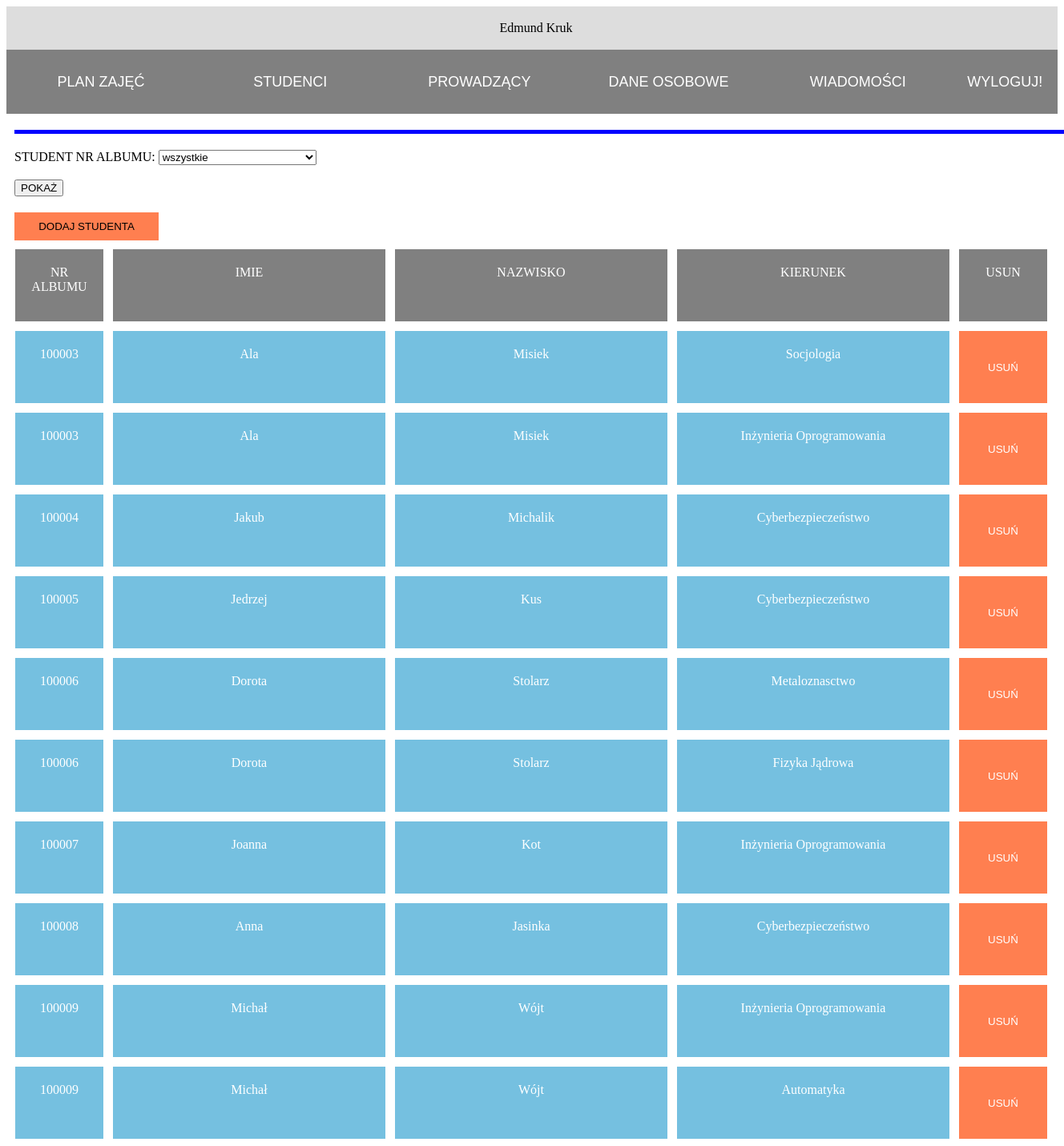
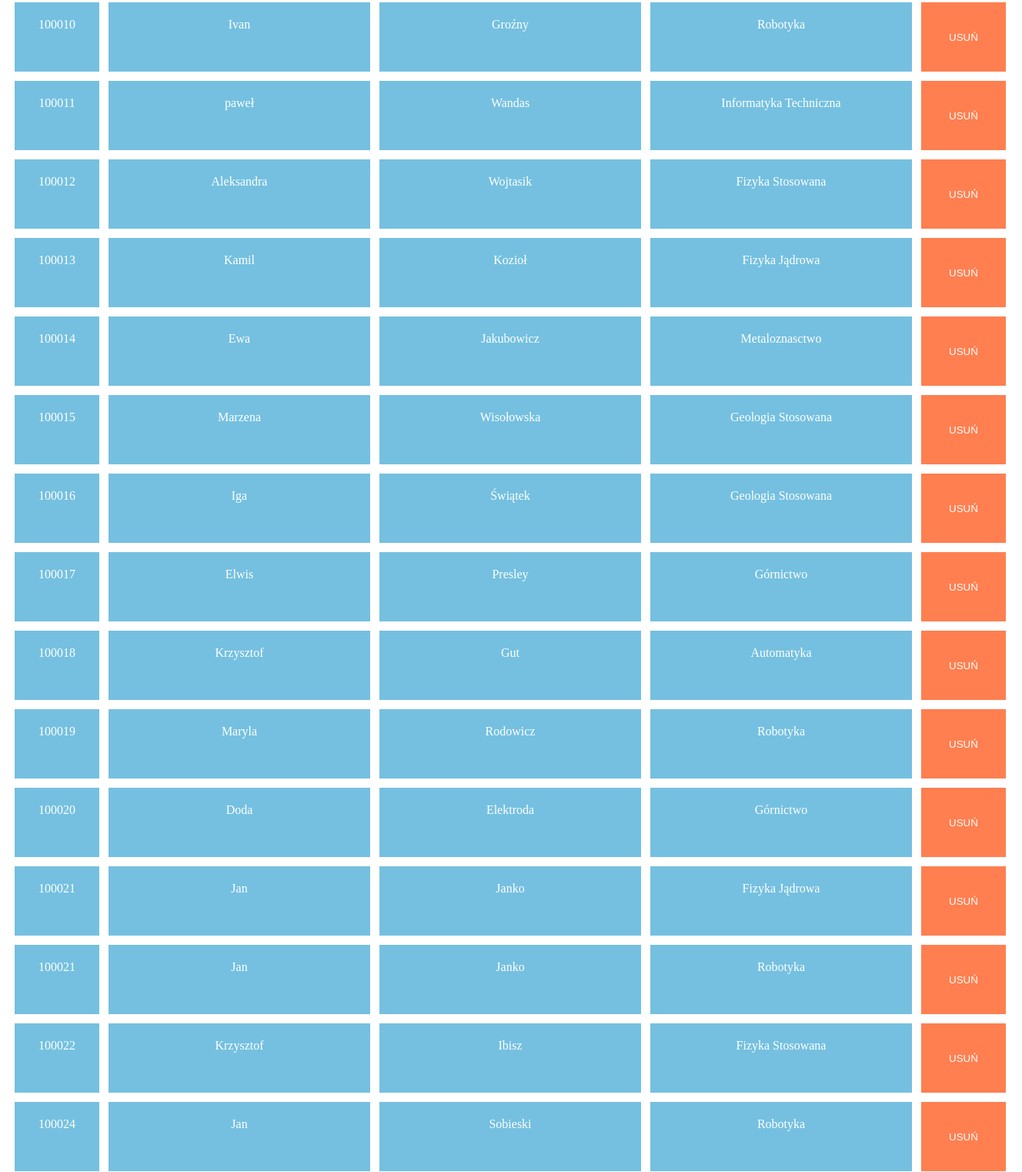
The app's page /dodajusun_student.php (signed in) with its own data (2 pictures, top to bottom).
### tables this page shows
CREATE TABLE `studenci` (
  `ID` int NOT NULL,
  `imie` varchar(40) NOT NULL,
  `nazwisko` varchar(40) NOT NULL,
  `telefon` bigint NOT NULL,
  `nr_album` int NOT NULL,
  `haslo` varchar(100) NOT NULL,
  `mail` varchar(50) NOT NULL
);

CREATE TABLE `kierunki` (
  `ID` int NOT NULL,
  `kierunek` varchar(40) NOT NULL,
  `wydzial_id` int NOT NULL
);

### dodajusun_student.php (the view, shortened to what this page needs)
<?php
require_once "connect.php";
$confirm=-1;
$students=NULL;
function requires(&$tab,$zapyt,$s,$u,$p,$d)
{
	try
	{
		$con= new mysqli($s,$u,$p,$d);
		if($con->connect_errno!=0)
		{
			throw new Exception(mysqli_connect_errno());
		}
		else
		{
		    $rez=$con->query($zapyt);
		}
	}
	catch(Exception $e)
	{
		echo '<span style="color:red;">Blad serwera </span>';
		echo '<br/>'.$e;
	}
}
function wypisz($ile0,$tab,&$c)
{
    $j=0;
	while($j<$ile0)
		{
		?>
		<div class="blok2">
	    	<?php echo $tab[$j]['nr_album']."</br></br>";?>
		</div>
		<div class="blok">
	    	<?php echo $tab[$j]['imie']."</br></br>";?>
		</div>
		<div class="blok">
	    	<?php echo $tab[$j]['nazwisko']."</br></br>";?>
		</div>
		<div class="blok">
	    	<?php echo $tab[$j]['kierunek']."</br></br>";?>
		</div>
		<form action="?i=<?php echo $tab[$j]['ID']?>" onSubmit="return confirm('Napewno chcesz usunąć studenta, zmiany będa nieodwracalne?')" method="POST" id="f2" >
	 		 <input type="submit" name="mark" class="input"  value="USUŃ"/> <br/> </input>
		</form>
		<?php
		$j++;
		}
}
    ?>
<!DOCTYPE html>
<html>
<head>
</head>
<body>
<?php
require_once "menu_panel.php";
$zap1="SELECT studenci.ID, studenci.nr_album, studenci.imie,studenci.nazwisko, kierunki.kierunek from studenci_kierunki
inner join studenci on studenci.ID=studenci_kierunki.student_id
inner join kierunki on kierunki.ID=studenci_kierunki.kierunek_id";
$zap1.=" order by studenci.nr_album";
requires($students,$zap1,$servername,$username,$password,$database);
?>
<div id="line"> </div>
<div class="con">
<form action="" id="f1" method="POST">
  <label for="cars">STUDENT NR ALBUMU:</label>
  <select name="student" id="student">
	<option value="all">wszystkie</option>
  </select>
	<input type="submit" value="POKAŻ"> </input>
</form>
<form action="dodaj_student.php" class="f1" method="POST">
	  <input type="submit" value="DODAJ STUDENTA" class="sub1" name="edit2">
</form>
	<div class="info2">
		 <?php echo "NR ALBUMU"."</br></br>";?>
	</div>
	<div class="info">
		 <?php echo "IMIE"."</br></br>";?>
	</div>
	<div class="info">
		 <?php echo "NAZWISKO"."</br></br>";?>
	</div>
	<div class="info">
		 <?php echo "KIERUNEK"."</br></br>";?>
	</div>
	<div class="info2">
		 USUN
	</div>
<?php
	if($students==NULL)
		  $index=0;
	else
		  $index=count($students);
	wypisz($index,$students,$confirm);
?>
</div>
</body>
</html>

### dodajusun_student.php (style rules this page uses)
.blok, .blok2, .info, .info2, .input { position:relative; width:300px; background:#75c0e0; padding: 20px; text-align:center; margin-top:10px; color:white; margin-left:10px; border: solid 1px; float:left; height:50px; }
.info,.info2 { background:grey; }
.blok2,.info2, .input { width:70px; }
.input { background:#FF7F50; width:112px; height:92px; }
#line { position:relative; height: 5px; margin-left:10px; background:blue; width:100%; margin-bottom:20px; float:left; }
.con { position:relative; width:1300px; }
#f1 { width:100%; float:left; margin-left:10px; text-align:left; }
#sub2, .sub1 { margin-left:10px; margin-top:20px; width:180px; padding: 10px; background:#FF7F50; border:none; text-align:center; }

### records on screen
studenci: nr_album "100003", imie "Ala", nazwisko "Misiek", kierunki.kierunek "Socjologia", kierunki.kierunek "Inżynieria Oprogramowania"
studenci: nr_album "100004", imie "Jakub", nazwisko "Michalik", kierunki.kierunek "Cyberbezpieczeństwo"
studenci: nr_album "100005", imie "Jedrzej", nazwisko "Kus", kierunki.kierunek "Cyberbezpieczeństwo"
studenci: nr_album "100006", imie "Dorota", nazwisko "Stolarz", kierunki.kierunek "Metaloznasctwo", kierunki.kierunek "Fizyka Jądrowa"
studenci: nr_album "100007", imie "Joanna", nazwisko "Kot", kierunki.kierunek "Inżynieria Oprogramowania"
studenci: nr_album "100008", imie "Anna", nazwisko "Jasinka", kierunki.kierunek "Cyberbezpieczeństwo"
studenci: nr_album "100009", imie "Michał", nazwisko "Wójt", kierunki.kierunek "Inżynieria Oprogramowania", kierunki.kierunek "Automatyka"
studenci: nr_album "100010", imie "Ivan", nazwisko "Groźny", kierunki.kierunek "Robotyka"
studenci: nr_album "100011", imie "paweł", nazwisko "Wandas", kierunki.kierunek "Informatyka Techniczna"
studenci: nr_album "100012", imie "Aleksandra", nazwisko "Wojtasik", kierunki.kierunek "Fizyka Stosowana"
studenci: nr_album "100013", imie "Kamil", nazwisko "Kozioł", kierunki.kierunek "Fizyka Jądrowa"
studenci: nr_album "100014", imie "Ewa", nazwisko "Jakubowicz", kierunki.kierunek "Metaloznasctwo"
studenci: nr_album "100015", imie "Marzena", nazwisko "Wisołowska", kierunki.kierunek "Geologia Stosowana"
studenci: nr_album "100016", imie "Iga", nazwisko "Świątek", kierunki.kierunek "Geologia Stosowana"
studenci: nr_album "100017", imie "Elwis", nazwisko "Presley", kierunki.kierunek "Górnictwo"
studenci: nr_album "100018", imie "Krzysztof", nazwisko "Gut", kierunki.kierunek "Automatyka"
studenci: nr_album "100019", imie "Maryla", nazwisko "Rodowicz", kierunki.kierunek "Robotyka"
studenci: nr_album "100020", imie "Doda", nazwisko "Elektroda", kierunki.kierunek "Górnictwo"
studenci: nr_album "100021", imie "Jan", nazwisko "Janko", kierunki.kierunek "Fizyka Jądrowa", kierunki.kierunek "Robotyka"
studenci: nr_album "100022", imie "Krzysztof", nazwisko "Ibisz", kierunki.kierunek "Fizyka Stosowana"
studenci: nr_album "100024", imie "Jan", nazwisko "Sobieski", kierunki.kierunek "Robotyka"

### other values on screen
$_SESSION['dane'] "Edmund Kruk"
$title "STUDENCI"
